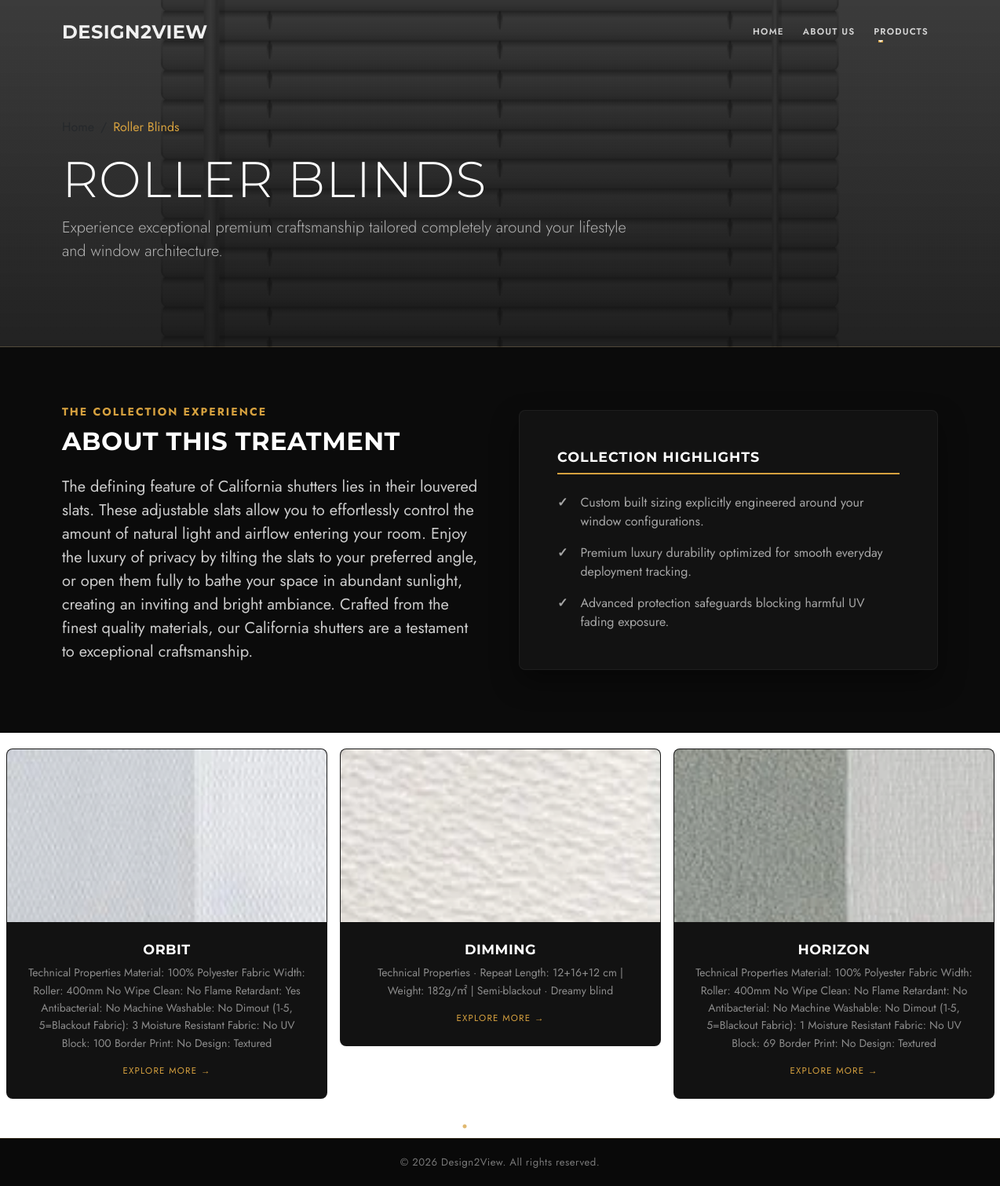
The app's page /category/roller-blinds/ with its own data.
### shop/models.py (models this page shows, shortened)
class NavItem(models.Model):
    title = models.CharField(max_length=50, help_text="e.g., About Us, Fabrics")
    url_name = models.CharField(max_length=100, default="#", help_text="Named URL pattern or target route hash")
    order = models.PositiveIntegerField(default=0, help_text="Controls sorting order position")
    is_premium_highlight = models.BooleanField(default=False)
    parent = models.ForeignKey(
        'self',
        null=True,
        blank=True,
        on_delete=models.CASCADE,
        related_name='children',
        help_text="Leave blank if this is a main, top-level menu item"
    )
    class Meta:
        ordering = ['order']

class Category(models.Model):
    name = models.CharField(max_length=100, unique=True)
    slug = models.SlugField(max_length=120, unique=True, blank=True)
    image = models.ImageField(upload_to='categories/', default='categories/default.webp')
    description = models.TextField(blank=True, null=True, help_text="Detailed description of this specific treatment.")
    highlight_1 = models.CharField(max_length=255, default="Custom built sizing explicitly engineered around your window configurations.", help_text="First bullet point highlight")
    highlight_2 = models.CharField(max_length=255, default="Premium luxury durability optimized for smooth everyday deployment tracking.", help_text="Second bullet point highlight")
    highlight_3 = models.CharField(max_length=255, default="Advanced protection safeguards blocking harmful UV fading exposure.", help_text="Third bullet point highlight")
    created_at = models.DateTimeField(auto_now_add=True)
    is_active = models.BooleanField(default=True, help_text="Uncheck this to hide the category from the website.")
    class Meta:
        verbose_name_plural = "Categories"

class FabricType(models.Model):
    category = models.ForeignKey(Category, on_delete=models.CASCADE, related_name='fabrics')
    name = models.CharField(max_length=100)
    image = models.ImageField(upload_to='fabrics/', default='fabrics/default.webp') # Primary cover thumbnail
    description = models.TextField()
    order = models.PositiveIntegerField(default=0, help_text="Controls sorting display order")
    class Meta:
        ordering = ['order']

### design2view/views.py (the view)
# urls.py: path('category/<slug:slug>/', views.category_detail, name='category_detail'),
def category_detail(request, slug):
    category = get_object_or_404(Category, slug=slug)
    context = {'category': category}
    return render(request, 'shop/category_detail.html', context)

### shop/context_processors.py (called while the page is built)
def global_navbar(request):
    return {
        'nav_items': NavItem.objects.filter(parent=None)
    }

### templates/shop/category_detail.html (shortened to what this page needs)
{% extends 'base.html' %}
{% load static %}
{% block content %}
<div class="container-fluid text-white overflow-hidden category-hero-banner"
     style="background: linear-gradient(rgba(10, 10, 10, 0.8), rgba(10, 10, 10, 0.9)), url('{{ category.image.url }}') no-repeat center center/cover;">
    <div class="container">
        <div class="row">
            <div class="col-12 col-lg-8 text-center text-lg-start">
                <nav aria-label="breadcrumb" class="mb-3">
                    <ol class="breadcrumb justify-content-center justify-content-lg-start mb-0">
                        <li class="breadcrumb-item"><a href="{% url 'home' %}" class="text-decoration-none text-muted">Home</a></li>
                        <li class="breadcrumb-item active breadcrumb-current" aria-current="page">{{ category.name }}</li>
                    </ol>
                </nav>
                <h1 class="display-3 fw-extrabold text-white mb-2 text-uppercase heading-title">
                    {{ category.name }}
                </h1>
                <p class="lead fw-light description-sub">
                    Experience exceptional premium craftsmanship tailored completely around your lifestyle and window architecture.
                </p>
            </div>
        </div>
    </div>
</div>
<section class="about-details-section py-5">
    <div class="container my-4">
        <div class="row align-items-center g-5">
            <div class="col-12 col-lg-6 text-content-pane">
                <span class="text-uppercase fw-bold tracking-wider small d-block mb-2 section-subtitle">The Collection Experience</span>
                <h2 class="text-white mb-4 text-uppercase fw-bold section-title">About This Treatment</h2>
                <div class="fs-5 lh-base dynamic-description">
                    {{ category.description|linebreaks }}
                </div>
            </div>
            <div class="col-12 col-lg-6">
                <div class="p-4 p-md-5 rounded-3 highlights-dark-card">
                    <h4 class="text-white mb-4 text-uppercase fw-bold card-header-title">Collection Highlights</h4>
                    <ul class="list-unstyled mb-0 feature-list">
                        <li class="mb-3 d-flex align-items-start">
                            <span class="me-3 fw-bold list-checkmark">✓</span>
                            <span>{{ category.highlight_1 }}</span>
                        </li>
                        <li class="mb-3 d-flex align-items-start">
                            <span class="me-3 fw-bold list-checkmark">✓</span>
                            <span>{{ category.highlight_2 }}</span>
                        </li>
                        <li class="mb-0 d-flex align-items-start">
                            <span class="me-3 fw-bold list-checkmark">✓</span>
                            <span>{{ category.highlight_3 }}</span>
                        </li>
                    </ul>
                </div>
            </div>
        </div>
    </div>
</section>
<div class="slick-slider" id="fabricTypeSlider">
    {% for fabric in category.fabrics.all %}
    <div class="item px-2">
        <div class="border-0 rounded-3 overflow-hidden text-center h-100 style-fabric-card">
            <div class="fabric-image-container" style="height: 220px; overflow: hidden;">
                <img src="{{ fabric.image.url }}" alt="{{ fabric.name }}" class="w-100 h-100" style="object-fit: cover;" loading="lazy">
            </div>
            <div class="p-4 card-body-pane">
                <h4 class="text-white text-uppercase fw-bold mb-2 fabric-title">{{ fabric.name }}</h4>
                <p class="small mb-0 fabric-description">{{ fabric.description }}</p>
                <a href="{% url 'fabric_detail' category_slug=category.slug fabric_id=fabric.id %}"
                   class="text-uppercase small fw-extrabold text-decoration-none custom-explore-btn mt-3 d-inline-block">
                    Explore More <span class="arrow-transform">→</span>
                </a>
            </div>
        </div>
    </div>
    {% empty %}
    <div class="col-12 text-center py-4">
        <p class="text-muted small">No fabric variations loaded for this collection group yet.</p>
    </div>
    {% endfor %}
</div>
{% endblock %}

### templates/navbar.html (shortened to what this page needs)
<nav class="navbar navbar-expand-xl navbar-dark position-absolute w-100 custom-navbar" style="top: 0; left: 0; z-index: 1050;">
    <div class="container">
        <a class="navbar-brand fw-bold text-primary fs-4" href="{% url 'home' %}" style="letter-spacing: 0.5px;">
            Design<span class="secondary-color">2</span>View
        </a>
        <div class="collapse navbar-collapse" id="mainD2VMenu">
            <ul class="navbar-nav ms-auto align-items-center">
                {% for item in nav_items %}
                    {% if not item.parent %}
                        {% if item.children.all %}
                            <li class="nav-item dropdown">
                                <a class="nav-link dropdown-toggle px-3 text-uppercase fw-semibold"
                                   href="#"
                                   id="navbarDropdown{{ item.id }}"
                                   role="button"
                                   data-bs-toggle="dropdown"
                                   aria-expanded="false">
                                    {{ item.title }}
                                </a>
                            </li>
                        {% else %}
                            <li class="nav-item">
                                <a class="nav-link px-3 text-uppercase {% if item.is_premium_highlight %}club-premium-link{% else %}fw-semibold{% endif %}"
                                   href="{% if '/' in item.url_name or '#' in item.url_name %}{{ item.url_name }}{% else %}{% url item.url_name %}{% endif %}">
                                    {{ item.title }}
                                </a>
                            </li>
                        {% endif %}
                    {% endif %}
                {% endfor %}
            </ul>
        </div>
    </div>
</nav>

### static/css/style.css (style rules this page uses)
:root { --primary-color: #d6a13f; --secondary-color: #f0f0f0; --text-color: #111; --text-light-nav: rgba(255, 255, 255, 0.78); --transition-smooth: 0.3s cubic-bezier(0.25, 1, 0.5, 1); }
* { padding: 0; margin: 0; box-sizing: border-box; }
body { font-family: "Jost", sans-serif; color: var(--text-color); background-color: #ffffff; }
a { text-decoration: none; color: inherit; }
.text-primary { color: var(--primary-color) !important; }
.secondary-color { color: var(--secondary-color) !important; }
h1, h2, h3, h4, h5, h6 { font-family: "Montserrat", sans-serif; text-transform: uppercase; color: var(--secondary-color); font-weight: 700; letter-spacing: 0.5px; }
h1 { font-size: 2.5rem; }
h2 { font-size: 2rem; }
.custom-navbar { padding: 18px 0; transition: all 0.4s cubic-bezier(0.25, 1, 0.5, 1); }
.custom-navbar .navbar-brand { font-family: "Montserrat", sans-serif; font-size: 1.25rem; font-weight: 800; letter-spacing: 0.5px; text-transform: uppercase; color: var(--secondary-color) !important; }
.custom-navbar .navbar-brand span { color: var(--primary-color); }
.custom-navbar .navbar-nav .nav-link { color: var(--text-light-nav) !important; font-family: "Jost", sans-serif; font-size: 0.72rem; font-weight: 600; letter-spacing: 1.2px; position: relative; transition: color 0.3s ease; padding: 6px 12px !important; }
.custom-navbar .navbar-nav .nav-link::after { content: ''; position: absolute; width: 0; height: 1.5px; bottom: 2px; left: 12px; background-color: var(--primary-color); transition: width var(--transition-smooth); }
.custom-navbar .dropdown-toggle::after { vertical-align: middle; margin-left: 6px; border-top-colors: var(--text-light-nav); transition: transform 0.3s ease; }
.custom-explore-btn { color: var(--primary-color) !important; letter-spacing: 1.2px; font-size: 0.72rem; transition: color 0.3s ease; }
.custom-explore-btn .arrow-transform { display: inline-block; transition: transform 0.3s cubic-bezier(0.25, 1, 0.5, 1); }
.slick-slide { padding: 0 12px; }
.category-hero-banner { padding-top: 150px; padding-bottom: 90px; border-bottom: 1px solid rgba(214, 161, 63, 0.15); }
.category-hero-banner .breadcrumb-item a { color: rgba(255, 255, 255, 0.5); }
.category-hero-banner .breadcrumb-current { color: var(--primary-color) !important; }
.category-hero-banner .heading-title { letter-spacing: 1px; font-family: 'Montserrat', sans-serif; }
.category-hero-banner .description-sub { font-family: 'Jost', sans-serif; color: #b3b3b3; }
.about-details-section { background-color: #0b0b0b; }
.about-details-section .section-subtitle { color: var(--primary-color); letter-spacing: 2px; }
.about-details-section .dynamic-description { font-family: 'Jost', sans-serif; color: #cccccc; }
.highlights-dark-card { background-color: #121212; border: 1px solid rgba(255, 255, 255, 0.05); box-shadow: 0 15px 35px rgba(0, 0, 0, 0.4); }
.highlights-dark-card .card-header-title { font-size: 1.1rem; letter-spacing: 1px; border-bottom: 2px solid var(--primary-color); padding-bottom: 10px; }
.highlights-dark-card .list-checkmark { color: var(--primary-color); }
.highlights-dark-card .feature-list li span { color: #a6a6a6; }
.style-fabric-card { background-color: #121212; border: 1px solid rgba(255, 255, 255, 0.03) !important; transition: transform var(--transition-smooth), box-shadow var(--transition-smooth), border-color var(--transition-smooth); }
.style-fabric-card .fabric-title { font-size: 1.1rem; letter-spacing: 0.5px; }
.style-fabric-card .fabric-description { color: #8c8c8c; line-height: 1.6; }

### records on screen
NavItem: title "HOME"
NavItem: title "ABOUT US"
NavItem: title "PRODUCTS"
Category: image (picture), name "Roller Blinds", name "ROLLER BLINDS", description "The defining feature of California shutters lies in their louvered slats. These adjustable slats allow you to effortlessly control the amount of natural light and airflow entering your room. Enjoy the luxury of privacy by tilting the slats to your preferred angle, or open them fully to bathe your space in abundant sunlight, creating an inviting and bright ambiance. Crafted from the finest quality materials, our California shutters are a testament to exceptional craftsmanship.", highlight_1 "Custom built sizing explicitly engineered around your window configurations.", highlight_2 "Premium luxury durability optimized for smooth everyday deployment tracking.", highlight_3 "Advanced protection safeguards blocking harmful UV fading exposure."
FabricType: image (picture), name "ORBIT", description "Technical Properties Material: 100% Polyester Fabric Width: Roller: 400mm No Wipe Clean: No Flame Retardant: Yes Antibacterial: No Machine Washable: No Dimout (1-5, 5=Blackout Fabric): 3 Moisture Resistant Fabric: No UV Block: 100 Border Print: No Design: Textured"
FabricType: image (picture), name "DIMMING", description "Technical Properties · Repeat Length: 12+16+12 cm | Weight: 182g/㎡ | Semi-blackout · Dreamy blind"
FabricType: image (picture), name "HORIZON", description "Technical Properties Material: 100% Polyester Fabric Width: Roller: 400mm No Wipe Clean: No Flame Retardant: No Antibacterial: No Machine Washable: No Dimout (1-5, 5=Blackout Fabric): 1 Moisture Resistant Fabric: No UV Block: 69 Border Print: No Design: Textured"
